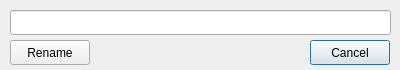
<?xml version="1.0" encoding="UTF-8"?>
<ui version="4.0">
 <class>RenameDatabase</class>
 <widget class="QDialog" name="RenameDatabase">
  <property name="geometry">
   <rect>
    <x>0</x>
    <y>0</y>
    <width>400</width>
    <height>70</height>
   </rect>
  </property>
  <property name="windowTitle">
   <string>I3S: Rename Database</string>
  </property>
  <property name="windowIcon">
   <iconset resource="../resources.qrc">
    <normaloff>:/images/patternIcon.svg</normaloff>:/images/patternIcon.svg</iconset>
  </property>
  <widget class="QLineEdit" name="txtNewName">
   <property name="geometry">
    <rect>
     <x>10</x>
     <y>10</y>
     <width>381</width>
     <height>25</height>
    </rect>
   </property>
  </widget>
  <widget class="QPushButton" name="btnCancel">
   <property name="geometry">
    <rect>
     <x>310</x>
     <y>40</y>
     <width>80</width>
     <height>25</height>
    </rect>
   </property>
   <property name="text">
    <string>Cancel</string>
   </property>
  </widget>
  <widget class="QPushButton" name="btnRename">
   <property name="geometry">
    <rect>
     <x>10</x>
     <y>40</y>
     <width>80</width>
     <height>25</height>
    </rect>
   </property>
   <property name="text">
    <string>Rename</string>
   </property>
  </widget>
 </widget>
 <resources>
  <include location="../resources.qrc"/>
 </resources>
 <connections/>
</ui>
